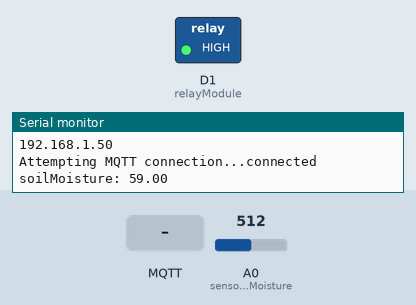
Simulated run of this program. Board: ESP8266 (NodeMCU). On the bench: switched loads named in the program (green lamp = pin HIGH), the last lines printed to the serial monitor. Inputs (shaded band) come from the test bench; at power-on: A0 (sensorSoilMoisture) = 512. WiFi joins after 1.5 s; servers stay silent unless stated; random numbers use the default seed unless the program sets one; no MQTT or app messages arrive unless stated.

Above: at 2.7 s.
2.8 s: MQTT message "siramtanaman" arrives on the first subscribed topic
At 4.0 s:
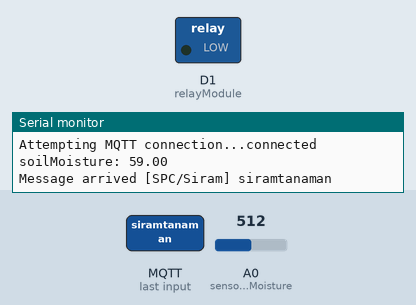
4.3 s: MQTT message "SPC/Siram" arrives on the first subscribed topic
7.8 s: MQTT message "1" arrives on the first subscribed topic
Timing chart, 0 to 10.8 s (numbered marks = the images above; inputs shaded):
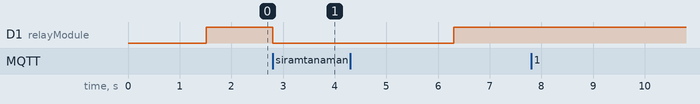

Measured:
- after the input at 2.8 s, D1 (relayModule): HIGH → LOW at once

The program:

main.cpp
```cpp
#include <ESP8266WiFi.h>
#include <PubSubClient.h>

const char *ssid = "synxhronous";
const char *password = "kjkszpj29";
const char *mqtt_server = "ec2-107-23-191-191.compute-1.amazonaws.com";

WiFiClient espClient;
PubSubClient client(espClient);
unsigned long lastMsg = 0;
#define MSG_BUFFER_SIZE (50)
#define sensorSoilMoisture A0
#define relayModule D1
char msg[MSG_BUFFER_SIZE];
int value = 0;
int nilaiSensor;

void setup_wifi()
{
  delay(10);
  // We start by connecting to a WiFi network
  Serial.println();
  Serial.print("Connecting to ");
  Serial.println(ssid);

  WiFi.mode(WIFI_STA);
  WiFi.begin(ssid, password);

  while (WiFi.status() != WL_CONNECTED)
  {
    delay(500);
    Serial.print(".");
  }

  randomSeed(micros());

  Serial.println("");
  Serial.println("WiFi connected");
  Serial.println("IP address: ");
  Serial.println(WiFi.localIP());
}

void callback(char *topic, byte *payload, unsigned int length)
{
  Serial.print("Message arrived [");
  Serial.print(topic);
  Serial.print("] ");
  String messageTemp;

  for (int i = 0; i < length; i++)
  {
    Serial.print((char)payload[i]);
    messageTemp += (char)payload[i];
  }
  Serial.println();

  if (String(topic) == "SPC/Siram")
  {
    if (messageTemp == "siramtanaman")
    {
      digitalWrite(relayModule, LOW);
      delay(3500);
      digitalWrite(relayModule, HIGH);
      client.publish("SPC/Notif", "Berhasil Disiram");
    }
  }
}

void reconnect()
{
  while (!client.connected())
  {
    Serial.print("Attempting MQTT connection...");
    String clientId = "ESP8266Client-";
    clientId += String(random(0xffff), HEX);
    if (client.connect(clientId.c_str()))
    {
      Serial.println("connected");
      client.subscribe("SPC/Siram");
    }
    else
    {
      Serial.print("failed, rc=");
      Serial.print(client.state());
      Serial.println(" try again in 5 seconds");
      delay(5000);
    }
  }
}

void setup()
{
  Serial.begin(115200);
  setup_wifi();
  pinMode(relayModule, OUTPUT);
  digitalWrite(relayModule, HIGH);
  client.setServer(mqtt_server, 1883);
  client.setCallback(callback);
}

void loop()
{
  if (!client.connected())
  {
    reconnect();
  }
  client.loop();

  unsigned long now = millis();
  if (now - lastMsg > 2000)
  {
    lastMsg = now;
    ++value;
    nilaiSensor = analogRead(sensorSoilMoisture);
    nilaiSensor = map(nilaiSensor, 1023, 165, 0, 100);
    static char soilMoisture[7];
    dtostrf(nilaiSensor, 4, 2, soilMoisture);
    Serial.print("soilMoisture: ");
    Serial.println(soilMoisture);
    client.publish("SPC/Kelembaban", soilMoisture);
  }
}
```
